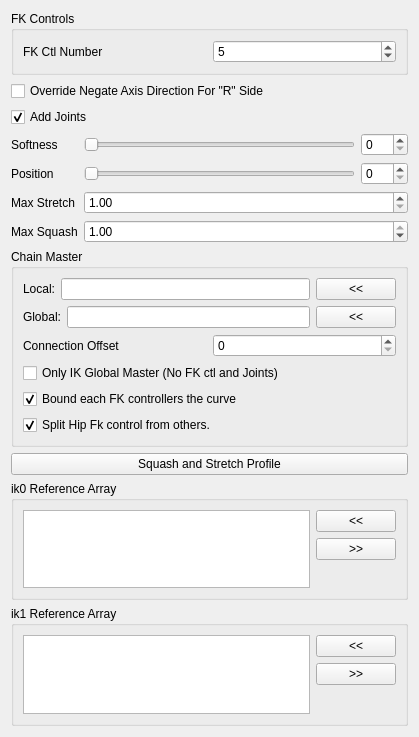
<?xml version="1.0" encoding="UTF-8"?>
<ui version="4.0">
 <class>Form</class>
 <widget class="QWidget" name="Form">
  <property name="geometry">
   <rect>
    <x>0</x>
    <y>0</y>
    <width>419</width>
    <height>737</height>
   </rect>
  </property>
  <property name="windowTitle">
   <string>Form</string>
  </property>
  <layout class="QVBoxLayout" name="verticalLayout">
   <item>
    <widget class="QGroupBox" name="groupBox_3">
     <property name="title">
      <string>FK Controls</string>
     </property>
     <layout class="QGridLayout" name="gridLayout_4">
      <item row="0" column="0">
       <layout class="QHBoxLayout" name="horizontalLayout_2">
        <item>
         <widget class="QLabel" name="ikNb_label">
          <property name="text">
           <string>FK Ctl Number</string>
          </property>
         </widget>
        </item>
        <item>
         <widget class="QSpinBox" name="ikNb_spinBox">
          <property name="minimum">
           <number>2</number>
          </property>
          <property name="maximum">
           <number>999</number>
          </property>
          <property name="value">
           <number>5</number>
          </property>
         </widget>
        </item>
       </layout>
      </item>
     </layout>
    </widget>
   </item>
   <item>
    <widget class="QCheckBox" name="overrideNegate_checkBox">
     <property name="text">
      <string notr="true">Override Negate Axis Direction For &quot;R&quot; Side</string>
     </property>
    </widget>
   </item>
   <item>
    <widget class="QCheckBox" name="addJoints_checkBox">
     <property name="text">
      <string notr="true">Add Joints</string>
     </property>
     <property name="checked">
      <bool>true</bool>
     </property>
    </widget>
   </item>
   <item>
    <layout class="QFormLayout" name="formLayout">
     <property name="fieldGrowthPolicy">
      <enum>QFormLayout::AllNonFixedFieldsGrow</enum>
     </property>
     <item row="0" column="0">
      <widget class="QLabel" name="softness_label">
       <property name="text">
        <string>Softness</string>
       </property>
      </widget>
     </item>
     <item row="0" column="1">
      <layout class="QHBoxLayout" name="horizontalLayout_3">
       <item>
        <widget class="QSlider" name="softness_slider">
         <property name="minimumSize">
          <size>
           <width>0</width>
           <height>15</height>
          </size>
         </property>
         <property name="maximum">
          <number>100</number>
         </property>
         <property name="orientation">
          <enum>Qt::Horizontal</enum>
         </property>
        </widget>
       </item>
       <item>
        <widget class="QSpinBox" name="softness_spinBox">
         <property name="maximum">
          <number>100</number>
         </property>
        </widget>
       </item>
      </layout>
     </item>
     <item row="1" column="0">
      <widget class="QLabel" name="softness_label_2">
       <property name="text">
        <string>Position</string>
       </property>
      </widget>
     </item>
     <item row="1" column="1">
      <layout class="QHBoxLayout" name="horizontalLayout_4">
       <item>
        <widget class="QSlider" name="position_slider">
         <property name="minimumSize">
          <size>
           <width>0</width>
           <height>15</height>
          </size>
         </property>
         <property name="maximum">
          <number>100</number>
         </property>
         <property name="orientation">
          <enum>Qt::Horizontal</enum>
         </property>
        </widget>
       </item>
       <item>
        <widget class="QSpinBox" name="position_spinBox">
         <property name="maximum">
          <number>100</number>
         </property>
        </widget>
       </item>
      </layout>
     </item>
     <item row="2" column="0">
      <widget class="QLabel" name="maxStretch_label">
       <property name="sizePolicy">
        <sizepolicy hsizetype="MinimumExpanding" vsizetype="MinimumExpanding">
         <horstretch>0</horstretch>
         <verstretch>0</verstretch>
        </sizepolicy>
       </property>
       <property name="text">
        <string>Max Stretch</string>
       </property>
      </widget>
     </item>
     <item row="2" column="1">
      <widget class="QDoubleSpinBox" name="maxStretch_spinBox">
       <property name="sizePolicy">
        <sizepolicy hsizetype="MinimumExpanding" vsizetype="Fixed">
         <horstretch>0</horstretch>
         <verstretch>0</verstretch>
        </sizepolicy>
       </property>
       <property name="minimum">
        <double>1.000000000000000</double>
       </property>
       <property name="singleStep">
        <double>0.100000000000000</double>
       </property>
       <property name="value">
        <double>1.000000000000000</double>
       </property>
      </widget>
     </item>
     <item row="3" column="0">
      <widget class="QLabel" name="maxSquash_label">
       <property name="sizePolicy">
        <sizepolicy hsizetype="MinimumExpanding" vsizetype="MinimumExpanding">
         <horstretch>0</horstretch>
         <verstretch>0</verstretch>
        </sizepolicy>
       </property>
       <property name="text">
        <string>Max Squash</string>
       </property>
      </widget>
     </item>
     <item row="3" column="1">
      <widget class="QDoubleSpinBox" name="maxSquash_spinBox">
       <property name="sizePolicy">
        <sizepolicy hsizetype="MinimumExpanding" vsizetype="Fixed">
         <horstretch>0</horstretch>
         <verstretch>0</verstretch>
        </sizepolicy>
       </property>
       <property name="minimum">
        <double>0.100000000000000</double>
       </property>
       <property name="maximum">
        <double>1.000000000000000</double>
       </property>
       <property name="singleStep">
        <double>0.100000000000000</double>
       </property>
       <property name="value">
        <double>1.000000000000000</double>
       </property>
      </widget>
     </item>
    </layout>
   </item>
   <item>
    <widget class="QGroupBox" name="groupBox_4">
     <property name="sizePolicy">
      <sizepolicy hsizetype="Minimum" vsizetype="Minimum">
       <horstretch>0</horstretch>
       <verstretch>0</verstretch>
      </sizepolicy>
     </property>
     <property name="title">
      <string>Chain Master</string>
     </property>
     <layout class="QGridLayout" name="gridLayout_5">
      <item row="0" column="0">
       <layout class="QHBoxLayout" name="horizontalLayout_5">
        <item>
         <widget class="QLabel" name="label">
          <property name="text">
           <string>Local:</string>
          </property>
         </widget>
        </item>
        <item>
         <widget class="QLineEdit" name="masterLocal_lineEdit"/>
        </item>
        <item>
         <widget class="QPushButton" name="masterLocal_pushButton">
          <property name="text">
           <string>&lt;&lt;</string>
          </property>
         </widget>
        </item>
       </layout>
      </item>
      <item row="1" column="0">
       <layout class="QHBoxLayout" name="horizontalLayout_6">
        <item>
         <widget class="QLabel" name="label_3">
          <property name="text">
           <string>Global:</string>
          </property>
         </widget>
        </item>
        <item>
         <widget class="QLineEdit" name="masterGlobal_lineEdit">
          <property name="toolTip">
           <string>&lt;html&gt;&lt;head/&gt;&lt;body&gt;&lt;p&gt;Global Master only connects to the IK controls&lt;/p&gt;&lt;/body&gt;&lt;/html&gt;</string>
          </property>
         </widget>
        </item>
        <item>
         <widget class="QPushButton" name="masterGlobal_pushButton">
          <property name="text">
           <string>&lt;&lt;</string>
          </property>
         </widget>
        </item>
       </layout>
      </item>
      <item row="2" column="0">
       <layout class="QHBoxLayout" name="horizontalLayout_7">
        <item>
         <widget class="QLabel" name="jntNb_label_3">
          <property name="text">
           <string>Connection Offset</string>
          </property>
         </widget>
        </item>
        <item>
         <widget class="QSpinBox" name="cnxOffset_spinBox">
          <property name="toolTip">
           <string>&lt;html&gt;&lt;head/&gt;&lt;body&gt;&lt;p&gt;Index value to offset the connection between the Master chains and the slave chain. For example if the slave chain need to start the rotation from the second segment of the master chain, the offset will be 1.&lt;/p&gt;&lt;p&gt;&lt;span style=&quot; font-weight:600;&quot;&gt;WARNING&lt;/span&gt;: If  connection is out of index, will fallback to connect to the latest section in the master&lt;/p&gt;&lt;/body&gt;&lt;/html&gt;</string>
          </property>
          <property name="minimum">
           <number>0</number>
          </property>
          <property name="maximum">
           <number>9999</number>
          </property>
          <property name="value">
           <number>0</number>
          </property>
         </widget>
        </item>
       </layout>
      </item>
      <item row="3" column="0">
       <widget class="QCheckBox" name="isGlobalMaster_checkBox">
        <property name="toolTip">
         <string>&lt;html&gt;&lt;head/&gt;&lt;body&gt;&lt;p&gt;If the component is going to be only a Global Master the FK controls are not need. Also ensure that the Joints are not created (Override Add Joints option)&lt;/p&gt;&lt;/body&gt;&lt;/html&gt;</string>
        </property>
        <property name="text">
         <string notr="true">Only IK Global Master (No FK ctl and Joints)</string>
        </property>
        <property name="checked">
         <bool>false</bool>
        </property>
       </widget>
      </item>
      <item row="4" column="0">
       <widget class="QCheckBox" name="isBoundFkToCurve_checkBox">
        <property name="toolTip">
         <string>&lt;html&gt;&lt;head/&gt;&lt;body&gt;&lt;p&gt;If checked each controller is free from its parent xform.&lt;/p&gt;&lt;/body&gt;&lt;/html&gt;</string>
        </property>
        <property name="text">
         <string notr="true">Bound each FK controllers the curve</string>
        </property>
        <property name="checked">
         <bool>true</bool>
        </property>
       </widget>
      </item>
      <item row="5" column="0">
       <widget class="QCheckBox" name="isPlanetaryIkBindToGlobal_checkBox">
        <property name="toolTip">
         <string>&lt;html&gt;&lt;head/&gt;&lt;body&gt;&lt;p&gt;If checked each controller is free from its parent xform.&lt;/p&gt;&lt;/body&gt;&lt;/html&gt;</string>
        </property>
        <property name="text">
         <string notr="true">Split Hip Fk control from others.</string>
        </property>
        <property name="checked">
         <bool>true</bool>
        </property>
       </widget>
      </item>
     </layout>
    </widget>
   </item>
   <item>
    <widget class="QPushButton" name="ikProfile_pushButton">
     <property name="text">
      <string>Squash and Stretch Profile</string>
     </property>
    </widget>
   </item>
   <item>
    <widget class="QGroupBox" name="ik0RefArray_groupBox">
     <property name="title">
      <string>ik0 Reference Array</string>
     </property>
     <layout class="QGridLayout" name="gridLayout_3">
      <item row="0" column="0">
       <layout class="QHBoxLayout" name="ik0RefArray_horizontalLayout">
        <item>
         <layout class="QVBoxLayout" name="ik0RefArray_verticalLayout_1">
          <item>
           <widget class="QListWidget" name="ik0RefArray_listWidget">
            <property name="dragDropOverwriteMode">
             <bool>true</bool>
            </property>
            <property name="dragDropMode">
             <enum>QAbstractItemView::InternalMove</enum>
            </property>
            <property name="defaultDropAction">
             <enum>Qt::MoveAction</enum>
            </property>
            <property name="alternatingRowColors">
             <bool>true</bool>
            </property>
            <property name="selectionMode">
             <enum>QAbstractItemView::ExtendedSelection</enum>
            </property>
            <property name="selectionRectVisible">
             <bool>false</bool>
            </property>
           </widget>
          </item>
         </layout>
        </item>
        <item>
         <layout class="QVBoxLayout" name="ik0RefArray_verticalLayout_2">
          <item>
           <widget class="QPushButton" name="ik0RefArrayAdd_pushButton">
            <property name="text">
             <string>&lt;&lt;</string>
            </property>
           </widget>
          </item>
          <item>
           <widget class="QPushButton" name="ik0RefArrayRemove_pushButton">
            <property name="text">
             <string>&gt;&gt;</string>
            </property>
           </widget>
          </item>
          <item>
           <spacer name="ik0RefArray_verticalSpacer">
            <property name="orientation">
             <enum>Qt::Vertical</enum>
            </property>
            <property name="sizeHint" stdset="0">
             <size>
              <width>20</width>
              <height>40</height>
             </size>
            </property>
           </spacer>
          </item>
         </layout>
        </item>
       </layout>
      </item>
     </layout>
    </widget>
   </item>
   <item>
    <widget class="QGroupBox" name="ik1RefArray_groupBox">
     <property name="title">
      <string>ik1 Reference Array</string>
     </property>
     <layout class="QGridLayout" name="gridLayout_3">
      <item row="0" column="0">
       <layout class="QHBoxLayout" name="ik1RefArray_horizontalLayout">
        <item>
         <layout class="QVBoxLayout" name="ik1RefArray_verticalLayout_1">
          <item>
           <widget class="QListWidget" name="ik1RefArray_listWidget">
            <property name="dragDropOverwriteMode">
             <bool>true</bool>
            </property>
            <property name="dragDropMode">
             <enum>QAbstractItemView::InternalMove</enum>
            </property>
            <property name="defaultDropAction">
             <enum>Qt::MoveAction</enum>
            </property>
            <property name="alternatingRowColors">
             <bool>true</bool>
            </property>
            <property name="selectionMode">
             <enum>QAbstractItemView::ExtendedSelection</enum>
            </property>
            <property name="selectionRectVisible">
             <bool>false</bool>
            </property>
           </widget>
          </item>
         </layout>
        </item>
        <item>
         <layout class="QVBoxLayout" name="ik1RefArray_verticalLayout_2">
          <item>
           <widget class="QPushButton" name="ik1RefArrayAdd_pushButton">
            <property name="text">
             <string>&lt;&lt;</string>
            </property>
           </widget>
          </item>
          <item>
           <widget class="QPushButton" name="ik1RefArrayRemove_pushButton">
            <property name="text">
             <string>&gt;&gt;</string>
            </property>
           </widget>
          </item>
          <item>
           <spacer name="ik1RefArray_verticalSpacer">
            <property name="orientation">
             <enum>Qt::Vertical</enum>
            </property>
            <property name="sizeHint" stdset="0">
             <size>
              <width>20</width>
              <height>40</height>
             </size>
            </property>
           </spacer>
          </item>
         </layout>
        </item>
       </layout>
      </item>
     </layout>
    </widget>
   </item>
   <item>
    <spacer name="verticalSpacer">
     <property name="orientation">
      <enum>Qt::Vertical</enum>
     </property>
     <property name="sizeHint" stdset="0">
      <size>
       <width>20</width>
       <height>40</height>
      </size>
     </property>
    </spacer>
   </item>
  </layout>
 </widget>
 <resources/>
 <connections/>
</ui>
